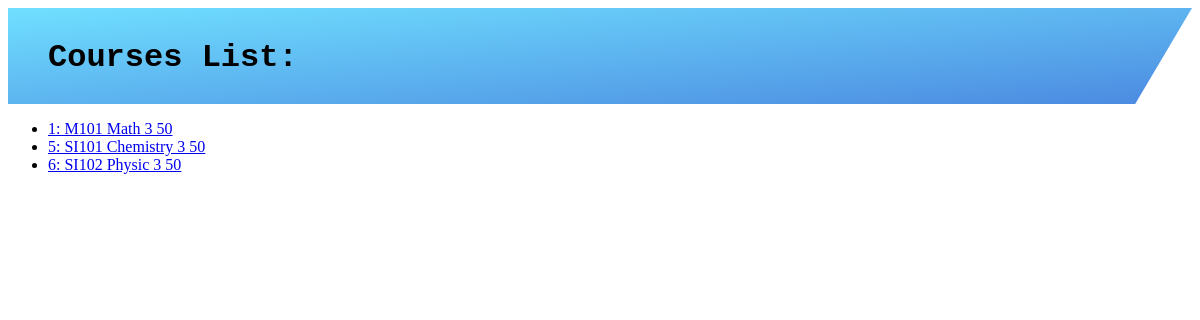
The app's page /Course_reg/, older data.
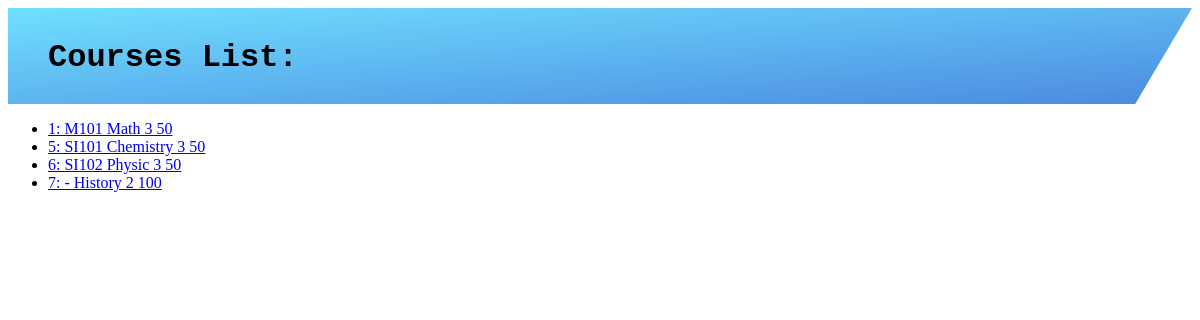
The same page, newer data.
### Course_reg/models.py (models this page shows)
class Course(models.Model):
    subject = models.CharField(max_length=50)
    subject_id = models.CharField(max_length=50)
    credit = models.IntegerField()
    seat = models.IntegerField()
    users = models.ManyToManyField('auth.User', null=True, blank=True)
    def __str__(self):
        return f'{self.id}: {self.subject_id} {self.subject} {self.credit} {self.seat}'

### Course_reg/views.py (the view)
# urls.py: path('', views.index, name='index'),
def index(request):
    course = Course.objects.all()
    return render(request, 'Courses/index.html', {
        'Courses': course
    })

### Course_reg/templates/Courses/index.html (shortened to what this page needs)
{% extends 'Courses/layout.html' %}
{% block body %}
<div class = "header courfont">
    <h1 class = "headerpos">Courses List:</h1>
</div>
<ul>
    {% for Course in Courses %}
    <li>
        <a href="{% url 'Course' Course.id %}">
        {{ Course}}
        </a>
    </li>
    {% empty %}
    <li>No Course</li>
    {% endfor %}
</ul>
{% endblock %}

Row changes from the older to the newer data that the page shows:
added Course: id+subject+subject "7: - History 2 100"
